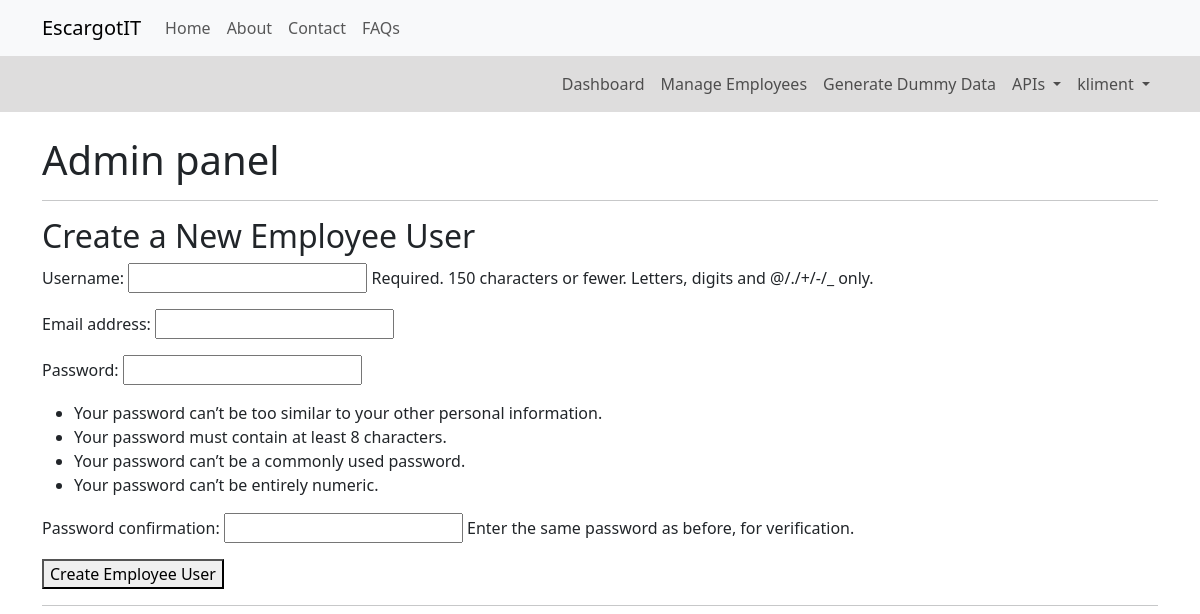
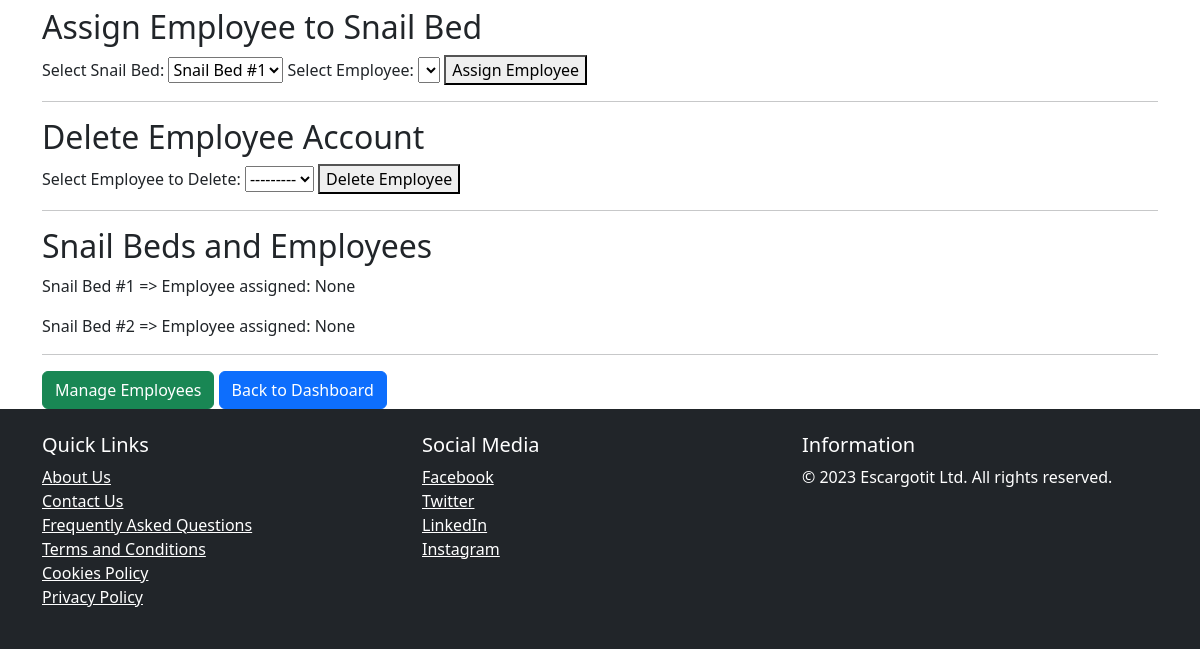
The page /custom_admin_panel/ (signed in) on the database as committed earlier (2 pictures, top to bottom).
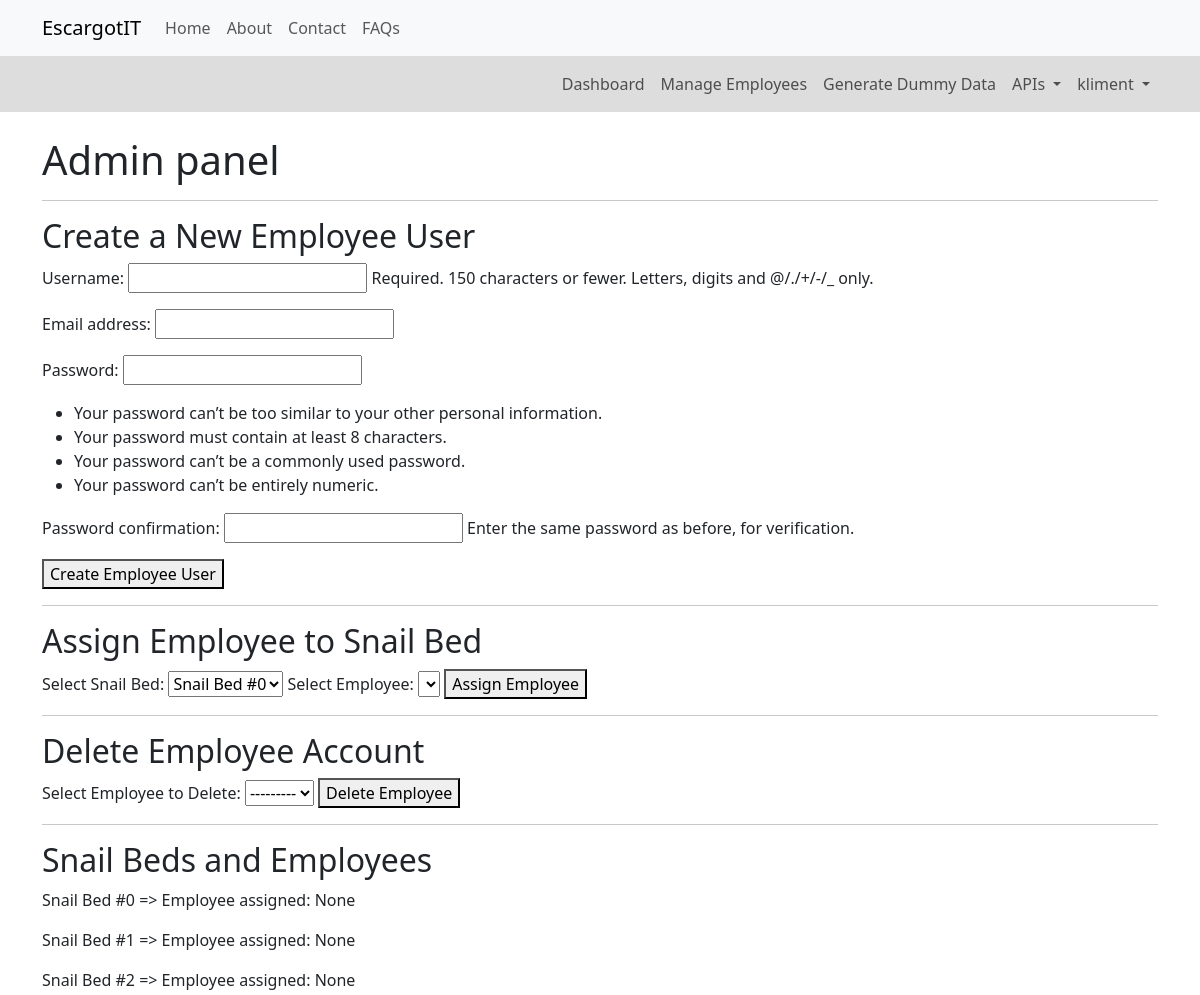
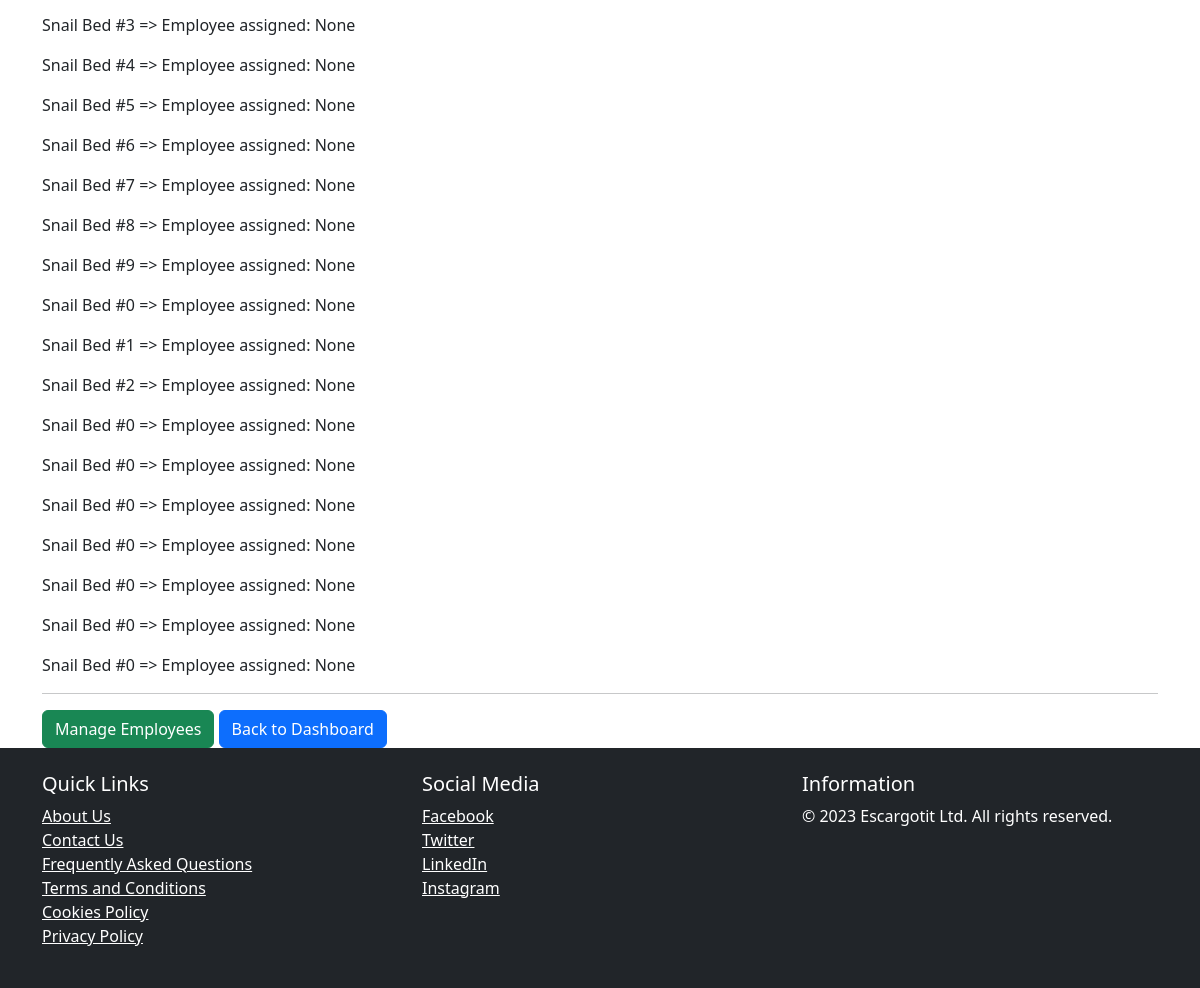
The same page on the database as committed later (2 pictures, top to bottom).
### core/models.py (models this page shows, shortened)
class SnailBed(models.Model):
    bed_name = models.CharField(max_length=100, unique=False, null=True, blank=True)
    user = models.ForeignKey(AdminUser, on_delete=models.CASCADE, null=True, blank=True, db_constraint=False)
    employee = models.ForeignKey(EmployeeUser, on_delete=models.SET_NULL, null=True, blank=True, db_constraint=False)
    snail_amount = models.IntegerField(null=True, blank=True)
    hatch_rate = models.ForeignKey('SnailHatchRate', on_delete=models.SET_NULL, null=True, blank=True)
    mortality_rate = models.ForeignKey('SnailMortalityRate', on_delete=models.SET_NULL, null=True, blank=True)
    maturity_rate = models.ForeignKey('TimeTakenToMature', on_delete=models.SET_NULL, null=True, blank=True)

### core/views.py (the view, shortened to what this page needs)
# urls.py: path('custom_admin_panel/', views.custom_admin_panel, name='custom_admin_panel'),
@login_required(login_url='login')
def custom_admin_panel(request):
    current_user = AdminUser.objects.filter(user=request.user).first()
    if request.method == 'POST' and 'register_employee' in request.POST:
        form = EmployeeCreationForm(admin=current_user, data=request.POST) # pass current admin
        if form.is_valid():
            form.save()
            username = form.cleaned_data.get('username')
            messages.success(request, f'Employee user {username} has been created.')
            return redirect('custom_admin_panel')
    else:
        form = EmployeeCreationForm(admin=current_user)
    if request.method == 'POST' and 'delete_employee' in request.POST:
        delete_form = DeleteEmployeeForm(request.POST)
        if delete_form.is_valid():
            employee_to_delete = delete_form.cleaned_data['employee_to_delete']
            user_to_delete = employee_to_delete.user
            username = employee_to_delete.user.username
            if SnailBed.objects.filter(employee=employee_to_delete).exists():
                messages.error(request, f'Employee {username} is assigned to one or more Snail Beds. Unassign them first before deleting.')
            else:
                employee_to_delete.delete()
                user_to_delete.delete()
                messages.success(request, f'Employee {username} has been deleted.')
    else:
        delete_form = DeleteEmployeeForm()
    snail_beds = SnailBed.objects.filter(user=current_user)
    employees = EmployeeUser.objects.all()
    context = {
        'snail_beds': snail_beds,
        'employees': employees,
        'form': form,
        'delete_form': delete_form,
        }
    return render(request, 'admin_panel.html', context)

### core/forms.py (shortened to what this page needs)
class EmployeeCreationForm(UserCreationForm):
    def __init__(self, admin, *args, **kwargs):
        super(EmployeeCreationForm, self).__init__(*args, **kwargs)
        self.admin = admin  # Store the admin object that is passed by our view
    class Meta:
        model = User
        fields = ['username', 'email'] #password is added as field by default + pass confirmation

class DeleteEmployeeForm(forms.Form):
    employee_to_delete = forms.ModelChoiceField(
        queryset=EmployeeUser.objects.all(),
        label='Select Employee to Delete'
    )

### templates/admin_panel.html (shortened to what this page needs)
{% extends "base/base.html" %}
{% block content %}
<div class="container mt-4">
    <h1>Admin panel</h1>
    <hr>
    <h2>Create a New Employee User</h2>
    <form method="post">
        {{ form.as_p }}
        <button type="submit" name="register_employee">Create Employee User</button>
    </form>
    <hr>
    <h2>Assign Employee to Snail Bed</h2>
    <form method="post">
        <label for="snail_bed">Select Snail Bed:</label>
        <select name="snail_bed_id" id="snail_bed">
            {% for snail_bed in snail_beds %}
                <option value="{{ snail_bed.id }}">{{ snail_bed.bed_name }}</option>
            {% endfor %}
        </select>
        <label for="employee">Select Employee:</label>
        <select name="employee_id" id="employee">
        </select>
        <button type="submit" name="assign_employee">Assign Employee</button>
    </form>
    <hr>
    <h2>Delete Employee Account</h2>
    <form method="post">
        {{ delete_form.employee_to_delete.label_tag }}
        {{ delete_form.employee_to_delete }}
        <button type="submit" name="delete_employee">Delete Employee</button>
    </form>
    <hr>
    <h2>Snail Beds and Employees</h2>
    {% for bed in snail_beds %}
        <p>{{ bed.bed_name }} =>  Employee assigned: {{bed.employee}}</p>
    {% endfor %}
    <hr>
    <a class="btn btn-success" href="{% url 'employees' %}">Manage Employees</a>
    <a class="btn btn-primary" href="{% url 'dashboard' %}">Back to Dashboard</a>
</div>
{% endblock %}

Rows that differ between the two databases and show on the page:
added SnailBed: bed_name "Snail Bed #0", employee "None"
added SnailBed: bed_name "Snail Bed #3", employee "None"
added SnailBed: bed_name "Snail Bed #4", employee "None"
added SnailBed: bed_name "Snail Bed #5", employee "None"
added SnailBed: bed_name "Snail Bed #6", employee "None"
added SnailBed: bed_name "Snail Bed #7", employee "None"
added SnailBed: bed_name "Snail Bed #8", employee "None"
added SnailBed: bed_name "Snail Bed #9", employee "None"
added SnailBed: bed_name "Snail Bed #0", employee "None"
added SnailBed: bed_name "Snail Bed #1", employee "None"
added SnailBed: bed_name "Snail Bed #2", employee "None"
added SnailBed: bed_name "Snail Bed #0", employee "None"
added SnailBed: bed_name "Snail Bed #0", employee "None"
added SnailBed: bed_name "Snail Bed #0", employee "None"
added SnailBed: bed_name "Snail Bed #0", employee "None"
added SnailBed: bed_name "Snail Bed #0", employee "None"
added SnailBed: bed_name "Snail Bed #0", employee "None"
added SnailBed: bed_name "Snail Bed #0", employee "None"
Other text that changed with them:
form field snail_bed_id: "Snail Bed #1" → "Snail Bed #0"
